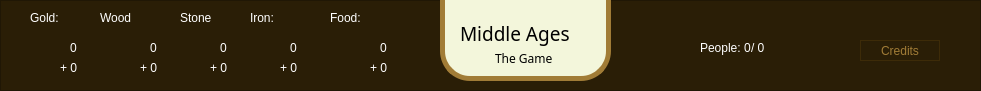
   <widget class="QFrame" name="frame_topBar">
    <property name="geometry">
     <rect>
      <x>0</x>
      <y>0</y>
      <width>981</width>
      <height>91</height>
     </rect>
    </property>
    <property name="styleSheet">
     <string notr="true">background-color: #2a1e06;</string>
    </property>
    <property name="frameShape">
     <enum>QFrame::StyledPanel</enum>
    </property>
    <property name="frameShadow">
     <enum>QFrame::Raised</enum>
    </property>
    <widget class="QLabel" name="label_goldText">
     <property name="geometry">
      <rect>
       <x>30</x>
       <y>10</y>
       <width>31</width>
       <height>16</height>
      </rect>
     </property>
     <property name="styleSheet">
      <string notr="true">color: white;</string>
     </property>
     <property name="text">
      <string>Gold: </string>
     </property>
    </widget>
    <widget class="QLabel" name="label_goldValue">
     <property name="geometry">
      <rect>
       <x>70</x>
       <y>40</y>
       <width>31</width>
       <height>16</height>
      </rect>
     </property>
     <property name="styleSheet">
      <string notr="true">color: white;</string>
     </property>
     <property name="text">
      <string>0</string>
     </property>
    </widget>
    <widget class="QLabel" name="label_woodValue">
     <property name="geometry">
      <rect>
       <x>150</x>
       <y>40</y>
       <width>31</width>
       <height>16</height>
      </rect>
     </property>
     <property name="styleSheet">
      <string notr="true">color: white;</string>
     </property>
     <property name="text">
      <string>0</string>
     </property>
    </widget>
    <widget class="QLabel" name="label_woodText">
     <property name="geometry">
      <rect>
       <x>100</x>
       <y>10</y>
       <width>31</width>
       <height>16</height>
      </rect>
     </property>
     <property name="styleSheet">
      <string notr="true">color: white;</string>
     </property>
     <property name="text">
      <string>Wood:</string>
     </property>
    </widget>
    <widget class="QLabel" name="label_stoneValue">
     <property name="geometry">
      <rect>
       <x>220</x>
       <y>40</y>
       <width>31</width>
       <height>16</height>
      </rect>
     </property>
     <property name="styleSheet">
      <string notr="true">color: white;</string>
     </property>
     <property name="text">
      <string>0</string>
     </property>
    </widget>
    <widget class="QLabel" name="label_stoneText">
     <property name="geometry">
      <rect>
       <x>180</x>
       <y>10</y>
       <width>31</width>
       <height>16</height>
      </rect>
     </property>
     <property name="styleSheet">
      <string notr="true">color: white;</string>
     </property>
     <property name="text">
      <string>Stone:</string>
     </property>
    </widget>
    <widget class="QLabel" name="label_ironValue">
     <property name="geometry">
      <rect>
       <x>290</x>
       <y>40</y>
       <width>31</width>
       <height>16</height>
      </rect>
     </property>
     <property name="styleSheet">
      <string notr="true">color: white;</string>
     </property>
     <property name="text">
      <string>0</string>
     </property>
    </widget>
    <widget class="QLabel" name="label_ironText">
     <property name="geometry">
      <rect>
       <x>250</x>
       <y>10</y>
       <width>31</width>
       <height>16</height>
      </rect>
     </property>
     <property name="styleSheet">
      <string notr="true">color: white;</string>
     </property>
     <property name="text">
      <string>Iron:</string>
     </property>
    </widget>
    <widget class="QLabel" name="label_peopleValue">
     <property name="geometry">
      <rect>
       <x>700</x>
       <y>40</y>
       <width>71</width>
       <height>16</height>
      </rect>
     </property>
     <property name="styleSheet">
      <string notr="true">color: white;</string>
     </property>
     <property name="text">
      <string>People: 0</string>
     </property>
    </widget>
    <widget class="QLabel" name="label_peopleLimit">
     <property name="geometry">
      <rect>
       <x>751</x>
       <y>40</y>
       <width>41</width>
       <height>16</height>
      </rect>
     </property>
     <property name="styleSheet">
      <string notr="true">color: white;</string>
     </property>
     <property name="text">
      <string>/ 0</string>
     </property>
    </widget>
    <widget class="QLabel" name="label_goldIncome">
     <property name="geometry">
      <rect>
       <x>60</x>
       <y>60</y>
       <width>41</width>
       <height>16</height>
      </rect>
     </property>
     <property name="styleSheet">
      <string notr="true">color: white;</string>
     </property>
     <property name="text">
      <string>+ 0</string>
     </property>
    </widget>
    <widget class="QLabel" name="label_woodIncome">
     <property name="geometry">
      <rect>
       <x>140</x>
       <y>60</y>
       <width>41</width>
       <height>16</height>
      </rect>
     </property>
     <property name="styleSheet">
      <string notr="true">color: white;</string>
     </property>
     <property name="text">
      <string>+ 0</string>
     </property>
    </widget>
    <widget class="QLabel" name="label_stoneIncome">
     <property name="geometry">
      <rect>
       <x>210</x>
       <y>60</y>
       <width>41</width>
       <height>16</height>
      </rect>
     </property>
     <property name="styleSheet">
      <string notr="true">color: white;</string>
     </property>
     <property name="text">
      <string>+ 0</string>
     </property>
    </widget>
    <widget class="QLabel" name="label_ironIncome">
     <property name="geometry">
      <rect>
       <x>280</x>
       <y>60</y>
       <width>41</width>
       <height>16</height>
      </rect>
     </property>
     <property name="styleSheet">
      <string notr="true">color: white;</string>
     </property>
     <property name="text">
      <string>+ 0</string>
     </property>
    </widget>
    <widget class="QLabel" name="label_foodText">
     <property name="geometry">
      <rect>
       <x>330</x>
       <y>10</y>
       <width>31</width>
       <height>16</height>
      </rect>
     </property>
     <property name="styleSheet">
      <string notr="true">color: white;</string>
     </property>
     <property name="text">
      <string>Food:</string>
     </property>
    </widget>
    <widget class="QLabel" name="label_foodValue">
     <property name="geometry">
      <rect>
       <x>380</x>
       <y>40</y>
       <width>51</width>
       <height>16</height>
      </rect>
     </property>
     <property name="styleSheet">
      <string notr="true">color: white;</string>
     </property>
     <property name="text">
      <string>0</string>
     </property>
    </widget>
    <widget class="QLabel" name="label_foodIncome">
     <property name="geometry">
      <rect>
       <x>370</x>
       <y>60</y>
       <width>41</width>
       <height>16</height>
      </rect>
     </property>
     <property name="styleSheet">
      <string notr="true">color: white;</string>
     </property>
     <property name="text">
      <string>+ 0</string>
     </property>
    </widget>
    <widget class="QLabel" name="label_3">
     <property name="geometry">
      <rect>
       <x>110</x>
       <y>30</y>
       <width>32</width>
       <height>32</height>
      </rect>
     </property>
     <property name="text">
      <string/>
     </property>
     <property name="pixmap">
      <pixmap resource="resources.qrc">:/assets/images/wood.png</pixmap>
     </property>
    </widget>
    <widget class="QLabel" name="label_4">
     <property name="geometry">
      <rect>
       <x>30</x>
       <y>30</y>
       <width>32</width>
       <height>32</height>
      </rect>
     </property>
     <property name="sizePolicy">
      <sizepolicy hsizetype="Preferred" vsizetype="Preferred">
       <horstretch>0</horstretch>
       <verstretch>0</verstretch>
      </sizepolicy>
     </property>
     <property name="text">
      <string/>
     </property>
     <property name="pixmap">
      <pixmap resource="resources.qrc">:/assets/images/gold.png</pixmap>
     </property>
    </widget>
    <widget class="QLabel" name="label_5">
     <property name="geometry">
      <rect>
       <x>180</x>
       <y>30</y>
       <width>32</width>
       <height>32</height>
      </rect>
     </property>
     <property name="text">
      <string/>
     </property>
     <property name="pixmap">
      <pixmap resource="resources.qrc">:/assets/images/stone.png</pixmap>
     </property>
    </widget>
    <widget class="QLabel" name="label_6">
     <property name="geometry">
      <rect>
       <x>330</x>
       <y>30</y>
       <width>32</width>
       <height>32</height>
      </rect>
     </property>
     <property name="text">
      <string/>
     </property>
     <property name="pixmap">
      <pixmap resource="resources.qrc">:/assets/images/food.png</pixmap>
     </property>
    </widget>
    <widget class="QLabel" name="label_7">
     <property name="geometry">
      <rect>
       <x>250</x>
       <y>30</y>
       <width>32</width>
       <height>32</height>
      </rect>
     </property>
     <property name="text">
      <string/>
     </property>
     <property name="pixmap">
      <pixmap resource="resources.qrc">:/assets/images/iron.png</pixmap>
     </property>
    </widget>
    <widget class="QLabel" name="label_8">
     <property name="geometry">
      <rect>
       <x>640</x>
       <y>30</y>
       <width>32</width>
       <height>32</height>
      </rect>
     </property>
     <property name="text">
      <string/>
     </property>
     <property name="pixmap">
      <pixmap resource="resources.qrc">:/assets/images/people.png</pixmap>
     </property>
    </widget>
    <widget class="QFrame" name="frame_logoHolder">
     <property name="geometry">
      <rect>
       <x>440</x>
       <y>-50</y>
       <width>171</width>
       <height>131</height>
      </rect>
     </property>
     <property name="styleSheet">
      <string notr="true">QFrame {
	border: 5px solid #a17c36;
	background-color: #f3f6db;
	border-radius: 30px;
}</string>
     </property>
     <property name="frameShape">
      <enum>QFrame::StyledPanel</enum>
     </property>
     <property name="frameShadow">
      <enum>QFrame::Raised</enum>
     </property>
     <widget class="QLabel" name="label_appName">
      <property name="geometry">
       <rect>
        <x>20</x>
        <y>70</y>
        <width>131</width>
        <height>31</height>
       </rect>
      </property>
      <property name="font">
       <font>
        <family>Trajan Pro</family>
        <pointsize>14</pointsize>
       </font>
      </property>
      <property name="cursor">
       <cursorShape>ArrowCursor</cursorShape>
      </property>
      <property name="styleSheet">
       <string notr="true">color: black;
border: 0px solid gray;</string>
      </property>
      <property name="text">
       <string>Middle Ages</string>
      </property>
      <property name="textFormat">
       <enum>Qt::AutoText</enum>
      </property>
      <property name="alignment">
       <set>Qt::AlignLeading|Qt::AlignLeft|Qt::AlignTop</set>
      </property>
     </widget>
     <widget class="QLabel" name="label">
      <property name="geometry">
       <rect>
        <x>55</x>
        <y>100</y>
        <width>61</width>
        <height>16</height>
       </rect>
      </property>
      <property name="font">
       <font>
        <family>Trajan Pro</family>
       </font>
      </property>
      <property name="styleSheet">
       <string notr="true">border: none;
color: black;
</string>
      </property>
      <property name="text">
       <string>The Game</string>
      </property>
     </widget>
    </widget>
    <widget class="QPushButton" name="pushButtonCredits">
     <property name="geometry">
      <rect>
       <x>860</x>
       <y>40</y>
       <width>80</width>
       <height>21</height>
      </rect>
     </property>
     <property name="styleSheet">
      <string notr="true">QPushButton {
color: rgb(161, 124, 54);
border: 1px solid rgb(61, 43, 8)
}

QPushButton:pressed {
color: white;
}</string>
     </property>
     <property name="text">
      <string>Credits</string>
     </property>
    </widget>
    <zorder>label_goldText</zorder>
    <zorder>label_woodText</zorder>
    <zorder>label_stoneText</zorder>
    <zorder>label_ironText</zorder>
    <zorder>label_peopleValue</zorder>
    <zorder>label_stoneValue</zorder>
    <zorder>label_goldIncome</zorder>
    <zorder>label_woodIncome</zorder>
    <zorder>label_stoneIncome</zorder>
    <zorder>label_ironIncome</zorder>
    <zorder>label_foodText</zorder>
    <zorder>label_foodIncome</zorder>
    <zorder>label_ironValue</zorder>
    <zorder>label_foodValue</zorder>
    <zorder>label_goldValue</zorder>
    <zorder>label_peopleLimit</zorder>
    <zorder>label_3</zorder>
    <zorder>label_4</zorder>
    <zorder>label_woodValue</zorder>
    <zorder>label_5</zorder>
    <zorder>label_6</zorder>
    <zorder>label_7</zorder>
    <zorder>label_8</zorder>
    <zorder>frame_logoHolder</zorder>
    <zorder>pushButtonCredits</zorder>
   </widget>
